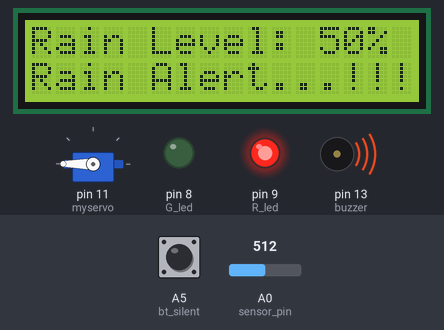
Recording of a sketch running on a simulated Arduino Uno, built with avr-gcc and run on an emulated ATmega328P. Shown: servo, 16×2 character LCD, output pins drawn as LEDs (lit = HIGH), buzzer (waves = sounding, pin HIGH). Inputs (shaded band) come from the test bench; at power-on: A0 (sensor_pin) = 512, A5 (bt_silent) HIGH.

Above: at 3.03 s.
3.3 s: A0 (sensor_pin) set to 709
At 4.04 s:
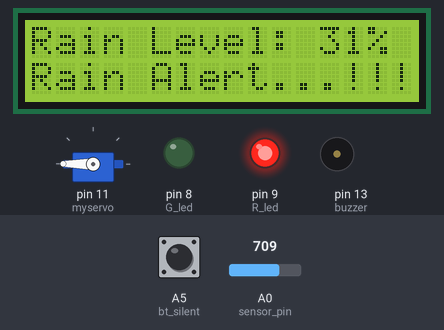
6.3 s: A0 (sensor_pin) set to 726
At 7.5 s:
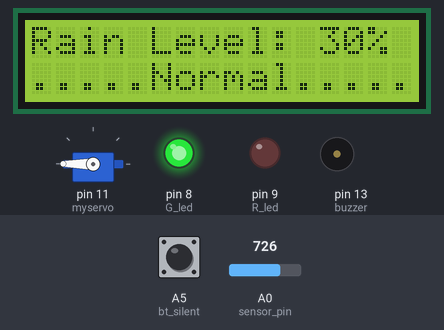
8.0 s: A0 (sensor_pin) set to 511
At 8.25 s:
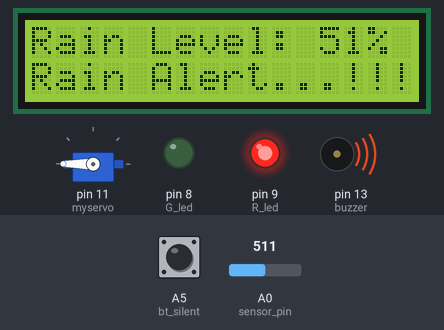
9.6 s: A5 (bt_silent) pulled LOW for 0.5 s
At 10.7 s:
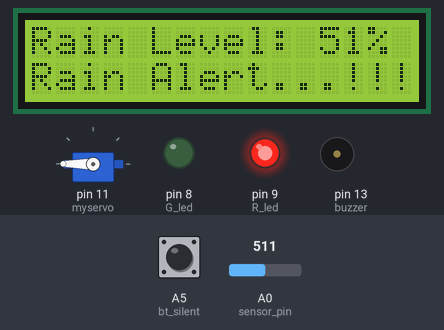
Timing chart, 0 to 12.6 s (numbered marks = the images above; inputs shaded):
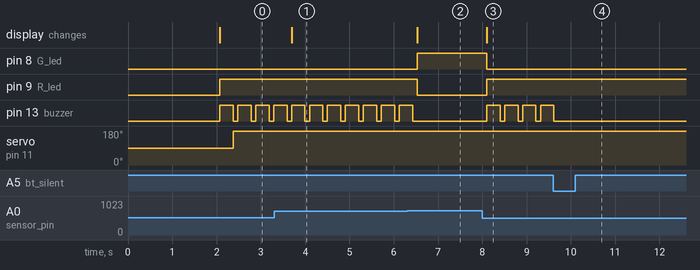

Measured:
- the behaviour switches between 716 and 717 on A0 (sensor_pin) (found by bisection; images 1 and 2)
- after the input at 3.3 s, the display: changes after 0.40 s (image 1)
- after the input at 6.3 s, pin 8 (G_led): LOW → HIGH after 0.23 s; pin 9 (R_led): HIGH → LOW after 0.23 s; pin 13 (buzzer): goes on until 6.4 s, then stays LOW; the display: changes after 0.23 s (image 2)
- after the input at 8.0 s, pin 8 (G_led): HIGH → LOW after 0.10 s; pin 9 (R_led): LOW → HIGH after 0.10 s; pin 13 (buzzer): alternates HIGH for 0.30 s and LOW for 0.10 s, starting after 0.10 s; the display: changes after 0.10 s (image 3)
- after the input at 9.6 s, pin 13 (buzzer): goes on until 9.6 s, then stays LOW
- by itself, pin 13 (buzzer): alternates HIGH for 0.30 s and LOW for 0.10 s

The sketch:

sketch_jul13a.ino
```cpp
#include <Servo.h>
#include <Wire.h>
#include <LiquidCrystal.h> //Libraries
LiquidCrystal lcd(2, 3, 4, 5, 6, 7); //Arduino pins to lcd
Servo myservo;

#define sensor_pin A0
int adc_value;
int percent_value;

#define bt_silent  A5
int silent=0;

#define G_led 8
#define R_led 9

#define buzzer 13

int pos = 0;

void setup() { // put your setup code here, to run once

pinMode(sensor_pin, INPUT);

pinMode(bt_silent, INPUT_PULLUP);

pinMode(R_led,OUTPUT); // declare Red LED as output
pinMode(G_led,OUTPUT); // declare Green LED as output
pinMode(buzzer,OUTPUT); // declare Buzzer as output
myservo.attach(11);

lcd.begin(16, 2); // Configura lcd numero columnas y filas
lcd.clear();
lcd.setCursor (0,0);
lcd.print("   Welcome To   ");
lcd.setCursor (0,1);
lcd.print(" Rain  Detector ");
delay(2000);
lcd.clear();
}

void loop() {

adc_value= analogRead(sensor_pin);
percent_value = map(adc_value,0,1023,100,0);

if(digitalRead (bt_silent) == 0){
silent = 1;
delay(100);
}

lcd.setCursor(0, 0);
lcd.print("Rain Level: ");
lcd.print(percent_value);
lcd.print("%  ");

lcd.setCursor(0, 1);
if(percent_value>30)

{
if(silent==0)
{
  digitalWrite(buzzer, HIGH);


}
lcd.print("Rain Alert...!!!");
digitalWrite(G_led, LOW); // Turn LED off.
digitalWrite(R_led, HIGH);  // Turn LED on.
delay(300);
myservo.write(180);


}

else{
silent=0;
lcd.print(".....Normal.....");
digitalWrite(G_led, HIGH); // Turn LED on.
digitalWrite(R_led, LOW);  // Turn LED off.

}
digitalWrite(buzzer, LOW);
delay(100);


}
```
